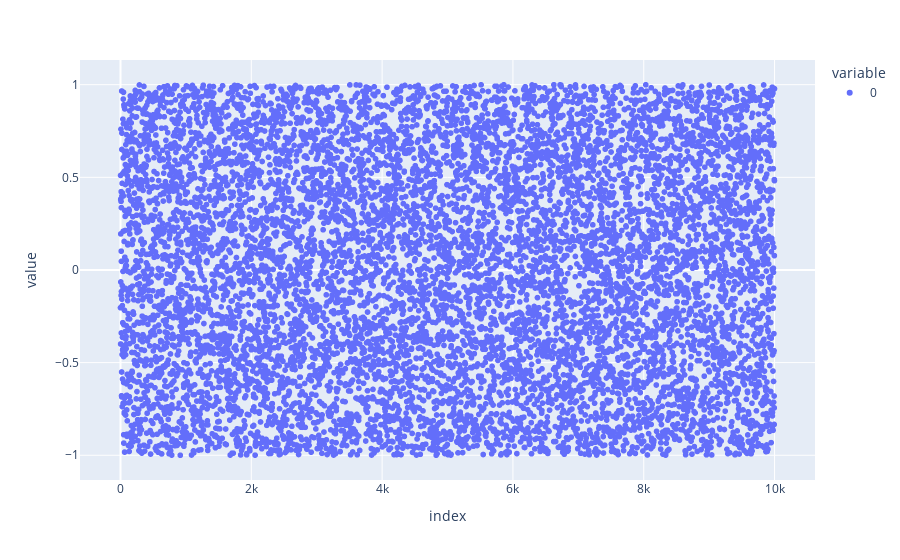

The cell this chart's notebook holds for it:
### Code cell
# scatter plot (points)
px.scatter(samples_uniform_distribution)

### Figure 1 — Plotly figure (JSON) as saved in the notebook; plotly's stock layout.template omitted (floating-point values rounded to 4 significant figures; data arrays with more than 128 entries replaced by an {"elided": "..."} marker saying what was removed)
{"data": [{"hovertemplate": "variable=0<br>index=%{x}<br>value=%{y}<extra></extra>", "legendgroup": "0", "marker": {"color": "#636efa", "symbol": "circle"}, "mode": "markers", "name": "0", "showlegend": true, "type": "scattergl", "x": {"elided": "10000 int values"}, "xaxis": "x", "y": {"elided": "10000 float values"}, "yaxis": "y"}], "layout": {"autosize": true, "legend": {"title": {"text": "variable"}, "tracegroupgap": 0}, "margin": {"t": 60}, "xaxis": {"anchor": "y", "autorange": true, "domain": [0, 1], "range": [-586.6, 10590.0], "title": {"text": "index"}, "type": "linear"}, "yaxis": {"anchor": "x", "autorange": true, "domain": [0, 1], "range": [-1.155, 1.154], "title": {"text": "value"}, "type": "linear"}}}
